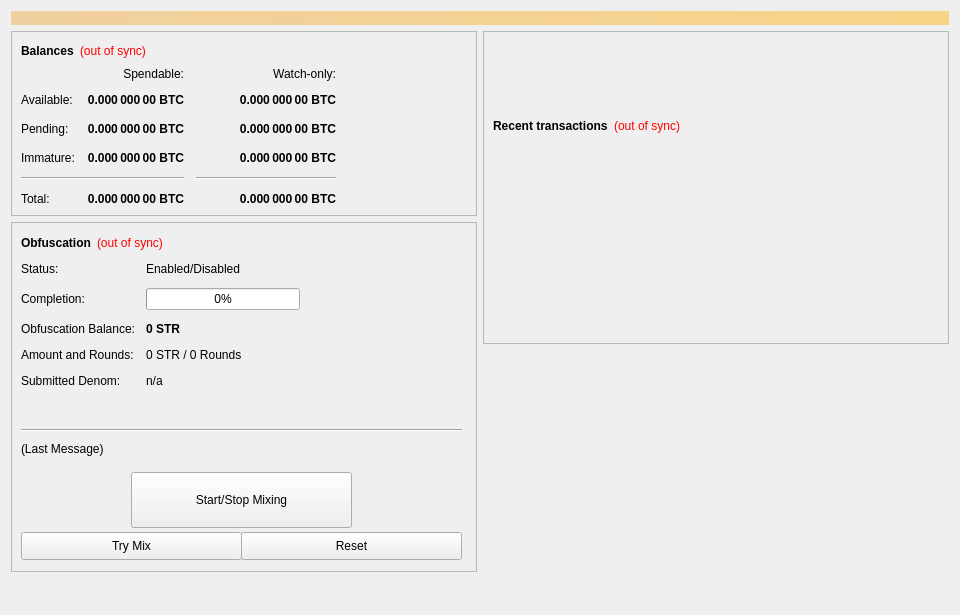
<?xml version="1.0" encoding="UTF-8"?>
<ui version="4.0">
 <class>OverviewPage</class>
 <widget class="QWidget" name="OverviewPage">
  <property name="geometry">
   <rect>
    <x>0</x>
    <y>0</y>
    <width>960</width>
    <height>615</height>
   </rect>
  </property>
  <property name="minimumSize">
   <size>
    <width>960</width>
    <height>0</height>
   </size>
  </property>
  <property name="windowTitle">
   <string>Form</string>
  </property>
  <layout class="QVBoxLayout" name="topLayout">
   <item>
    <widget class="QLabel" name="labelAlerts">
     <property name="visible">
      <bool>false</bool>
     </property>
     <property name="styleSheet">
      <string notr="true">background-color: qlineargradient(x1: 0, y1: 0, x2: 1, y2: 0, stop:0 #F0D0A0, stop:1 #F8D488); color:#000000;</string>
     </property>
     <property name="wordWrap">
      <bool>true</bool>
     </property>
     <property name="margin">
      <number>3</number>
     </property>
    </widget>
   </item>
   <item>
    <layout class="QHBoxLayout" name="horizontalLayout" stretch="1,1">
     <item>
      <layout class="QVBoxLayout" name="verticalLayout_2">
       <item>
        <widget class="QFrame" name="frame">
         <property name="frameShape">
          <enum>QFrame::StyledPanel</enum>
         </property>
         <property name="frameShadow">
          <enum>QFrame::Raised</enum>
         </property>
         <layout class="QVBoxLayout" name="verticalLayout_4">
          <item>
           <layout class="QHBoxLayout" name="horizontalLayout_4">
            <item>
             <widget class="QLabel" name="label_5">
              <property name="font">
               <font>
                <weight>75</weight>
                <bold>true</bold>
               </font>
              </property>
              <property name="text">
               <string>Balances</string>
              </property>
             </widget>
            </item>
            <item>
             <widget class="QLabel" name="labelWalletStatus">
              <property name="cursor">
               <cursorShape>WhatsThisCursor</cursorShape>
              </property>
              <property name="toolTip">
               <string>The displayed information may be out of date. Your wallet automatically synchronizes with the Starnodes network after a connection is established, but this process has not completed yet.</string>
              </property>
              <property name="styleSheet">
               <string notr="true">QLabel { color: red; }</string>
              </property>
              <property name="text">
               <string notr="true">(out of sync)</string>
              </property>
              <property name="alignment">
               <set>Qt::AlignLeading|Qt::AlignLeft|Qt::AlignVCenter</set>
              </property>
             </widget>
            </item>
            <item>
             <spacer name="horizontalSpacer_3">
              <property name="orientation">
               <enum>Qt::Horizontal</enum>
              </property>
              <property name="sizeHint" stdset="0">
               <size>
                <width>40</width>
                <height>20</height>
               </size>
              </property>
             </spacer>
            </item>
           </layout>
          </item>
          <item>
           <layout class="QGridLayout" name="gridLayout">
            <property name="spacing">
             <number>12</number>
            </property>
            <item row="2" column="2">
             <widget class="QLabel" name="labelWatchPending">
              <property name="font">
               <font>
                <weight>75</weight>
                <bold>true</bold>
               </font>
              </property>
              <property name="cursor">
               <cursorShape>IBeamCursor</cursorShape>
              </property>
              <property name="toolTip">
               <string>Unconfirmed transactions to watch-only addresses</string>
              </property>
              <property name="text">
               <string notr="true">0.000 000 00 BTC</string>
              </property>
              <property name="alignment">
               <set>Qt::AlignRight|Qt::AlignTrailing|Qt::AlignVCenter</set>
              </property>
              <property name="textInteractionFlags">
               <set>Qt::LinksAccessibleByMouse|Qt::TextSelectableByKeyboard|Qt::TextSelectableByMouse</set>
              </property>
             </widget>
            </item>
            <item row="2" column="1">
             <widget class="QLabel" name="labelUnconfirmed">
              <property name="font">
               <font>
                <weight>75</weight>
                <bold>true</bold>
               </font>
              </property>
              <property name="cursor">
               <cursorShape>IBeamCursor</cursorShape>
              </property>
              <property name="toolTip">
               <string>Total of transactions that have yet to be confirmed, and do not yet count toward the spendable balance</string>
              </property>
              <property name="text">
               <string notr="true">0.000 000 00 BTC</string>
              </property>
              <property name="alignment">
               <set>Qt::AlignRight|Qt::AlignTrailing|Qt::AlignVCenter</set>
              </property>
              <property name="textInteractionFlags">
               <set>Qt::LinksAccessibleByMouse|Qt::TextSelectableByKeyboard|Qt::TextSelectableByMouse</set>
              </property>
             </widget>
            </item>
            <item row="3" column="2">
             <widget class="QLabel" name="labelWatchImmature">
              <property name="font">
               <font>
                <weight>75</weight>
                <bold>true</bold>
               </font>
              </property>
              <property name="cursor">
               <cursorShape>IBeamCursor</cursorShape>
              </property>
              <property name="toolTip">
               <string>Staked or masternode rewards in watch-only addresses that has not yet matured</string>
              </property>
              <property name="text">
               <string notr="true">0.000 000 00 BTC</string>
              </property>
              <property name="alignment">
               <set>Qt::AlignRight|Qt::AlignTrailing|Qt::AlignVCenter</set>
              </property>
              <property name="textInteractionFlags">
               <set>Qt::LinksAccessibleByMouse|Qt::TextSelectableByKeyboard|Qt::TextSelectableByMouse</set>
              </property>
             </widget>
            </item>
            <item row="4" column="0" colspan="2">
             <widget class="Line" name="lineSpendableBalance">
              <property name="orientation">
               <enum>Qt::Horizontal</enum>
              </property>
             </widget>
            </item>
            <item row="4" column="2">
             <widget class="Line" name="lineWatchBalance">
              <property name="sizePolicy">
               <sizepolicy hsizetype="Preferred" vsizetype="Fixed">
                <horstretch>0</horstretch>
                <verstretch>0</verstretch>
               </sizepolicy>
              </property>
              <property name="minimumSize">
               <size>
                <width>140</width>
                <height>0</height>
               </size>
              </property>
              <property name="orientation">
               <enum>Qt::Horizontal</enum>
              </property>
             </widget>
            </item>
            <item row="5" column="0">
             <widget class="QLabel" name="labelTotalText">
              <property name="text">
               <string>Total:</string>
              </property>
             </widget>
            </item>
            <item row="3" column="1">
             <widget class="QLabel" name="labelImmature">
              <property name="font">
               <font>
                <weight>75</weight>
                <bold>true</bold>
               </font>
              </property>
              <property name="cursor">
               <cursorShape>IBeamCursor</cursorShape>
              </property>
              <property name="toolTip">
               <string>Staked or masternode rewards that has not yet matured</string>
              </property>
              <property name="text">
               <string notr="true">0.000 000 00 BTC</string>
              </property>
              <property name="alignment">
               <set>Qt::AlignRight|Qt::AlignTrailing|Qt::AlignVCenter</set>
              </property>
              <property name="textInteractionFlags">
               <set>Qt::LinksAccessibleByMouse|Qt::TextSelectableByKeyboard|Qt::TextSelectableByMouse</set>
              </property>
             </widget>
            </item>
            <item row="2" column="3">
             <spacer name="horizontalSpacer_2">
              <property name="orientation">
               <enum>Qt::Horizontal</enum>
              </property>
              <property name="sizeHint" stdset="0">
               <size>
                <width>40</width>
                <height>20</height>
               </size>
              </property>
             </spacer>
            </item>
            <item row="3" column="0">
             <widget class="QLabel" name="labelImmatureText">
              <property name="text">
               <string>Immature:</string>
              </property>
             </widget>
            </item>
            <item row="5" column="1">
             <widget class="QLabel" name="labelTotal">
              <property name="font">
               <font>
                <weight>75</weight>
                <bold>true</bold>
               </font>
              </property>
              <property name="cursor">
               <cursorShape>IBeamCursor</cursorShape>
              </property>
              <property name="toolTip">
               <string>Your current total balance</string>
              </property>
              <property name="text">
               <string notr="true">0.000 000 00 BTC</string>
              </property>
              <property name="alignment">
               <set>Qt::AlignRight|Qt::AlignTrailing|Qt::AlignVCenter</set>
              </property>
              <property name="textInteractionFlags">
               <set>Qt::LinksAccessibleByMouse|Qt::TextSelectableByKeyboard|Qt::TextSelectableByMouse</set>
              </property>
             </widget>
            </item>
            <item row="5" column="2">
             <widget class="QLabel" name="labelWatchTotal">
              <property name="font">
               <font>
                <weight>75</weight>
                <bold>true</bold>
               </font>
              </property>
              <property name="cursor">
               <cursorShape>IBeamCursor</cursorShape>
              </property>
              <property name="toolTip">
               <string>Current total balance in watch-only addresses</string>
              </property>
              <property name="text">
               <string notr="true">0.000 000 00 BTC</string>
              </property>
              <property name="alignment">
               <set>Qt::AlignRight|Qt::AlignTrailing|Qt::AlignVCenter</set>
              </property>
              <property name="textInteractionFlags">
               <set>Qt::LinksAccessibleByMouse|Qt::TextSelectableByKeyboard|Qt::TextSelectableByMouse</set>
              </property>
             </widget>
            </item>
            <item row="0" column="2">
             <widget class="QLabel" name="labelWatchonly">
              <property name="text">
               <string>Watch-only:</string>
              </property>
              <property name="alignment">
               <set>Qt::AlignRight|Qt::AlignTrailing|Qt::AlignVCenter</set>
              </property>
             </widget>
            </item>
            <item row="1" column="0">
             <widget class="QLabel" name="labelBalanceText">
              <property name="text">
               <string>Available:</string>
              </property>
             </widget>
            </item>
            <item row="1" column="1">
             <widget class="QLabel" name="labelBalance">
              <property name="font">
               <font>
                <weight>75</weight>
                <bold>true</bold>
               </font>
              </property>
              <property name="cursor">
               <cursorShape>IBeamCursor</cursorShape>
              </property>
              <property name="toolTip">
               <string>Your current spendable balance</string>
              </property>
              <property name="text">
               <string notr="true">0.000 000 00 BTC</string>
              </property>
              <property name="alignment">
               <set>Qt::AlignRight|Qt::AlignTrailing|Qt::AlignVCenter</set>
              </property>
              <property name="textInteractionFlags">
               <set>Qt::LinksAccessibleByMouse|Qt::TextSelectableByKeyboard|Qt::TextSelectableByMouse</set>
              </property>
             </widget>
            </item>
            <item row="1" column="2">
             <widget class="QLabel" name="labelWatchAvailable">
              <property name="font">
               <font>
                <weight>75</weight>
                <bold>true</bold>
               </font>
              </property>
              <property name="cursor">
               <cursorShape>IBeamCursor</cursorShape>
              </property>
              <property name="toolTip">
               <string>Your current balance in watch-only addresses</string>
              </property>
              <property name="text">
               <string notr="true">0.000 000 00 BTC</string>
              </property>
              <property name="alignment">
               <set>Qt::AlignRight|Qt::AlignTrailing|Qt::AlignVCenter</set>
              </property>
              <property name="textInteractionFlags">
               <set>Qt::LinksAccessibleByMouse|Qt::TextSelectableByKeyboard|Qt::TextSelectableByMouse</set>
              </property>
             </widget>
            </item>
            <item row="2" column="0">
             <widget class="QLabel" name="labelPendingText">
              <property name="text">
               <string>Pending:</string>
              </property>
             </widget>
            </item>
            <item row="0" column="1">
             <widget class="QLabel" name="labelSpendable">
              <property name="text">
               <string>Spendable:</string>
              </property>
              <property name="alignment">
               <set>Qt::AlignRight|Qt::AlignTrailing|Qt::AlignVCenter</set>
              </property>
             </widget>
            </item>
           </layout>
          </item>
         </layout>
        </widget>
       </item>
       <item>
        <widget class="QFrame" name="frameObfuscation">
         <property name="minimumSize">
          <size>
           <width>0</width>
           <height>350</height>
          </size>
         </property>
         <property name="layoutDirection">
          <enum>Qt::LeftToRight</enum>
         </property>
         <property name="frameShape">
          <enum>QFrame::StyledPanel</enum>
         </property>
         <property name="frameShadow">
          <enum>QFrame::Raised</enum>
         </property>
         <widget class="QWidget" name="formLayoutWidget">
          <property name="geometry">
           <rect>
            <x>10</x>
            <y>40</y>
            <width>451</width>
            <height>161</height>
           </rect>
          </property>
          <layout class="QFormLayout" name="formLayout">
           <property name="fieldGrowthPolicy">
            <enum>QFormLayout::AllNonFixedFieldsGrow</enum>
           </property>
           <property name="horizontalSpacing">
            <number>11</number>
           </property>
           <property name="verticalSpacing">
            <number>12</number>
           </property>
           <item row="0" column="0">
            <widget class="QLabel" name="label_6">
             <property name="text">
              <string>Status:</string>
             </property>
            </widget>
           </item>
           <item row="1" column="0">
            <widget class="QLabel" name="label_7">
             <property name="text">
              <string>Completion:</string>
             </property>
            </widget>
           </item>
           <item row="1" column="1">
            <widget class="QProgressBar" name="obfuscationProgress">
             <property name="maximumSize">
              <size>
               <width>154</width>
               <height>16777215</height>
              </size>
             </property>
             <property name="value">
              <number>0</number>
             </property>
            </widget>
           </item>
           <item row="2" column="0">
            <widget class="QLabel" name="labelAnonymizedText">
             <property name="text">
              <string>Obfuscation Balance:</string>
             </property>
            </widget>
           </item>
           <item row="2" column="1">
            <widget class="QLabel" name="labelAnonymized">
             <property name="font">
              <font>
               <weight>75</weight>
               <bold>true</bold>
              </font>
             </property>
             <property name="text">
              <string notr="true">0 STR</string>
             </property>
            </widget>
           </item>
           <item row="3" column="0">
            <widget class="QLabel" name="label_8">
             <property name="text">
              <string>Amount and Rounds:</string>
             </property>
            </widget>
           </item>
           <item row="3" column="1">
            <widget class="QLabel" name="labelAmountRounds">
             <property name="text">
              <string>0 STR / 0 Rounds</string>
             </property>
            </widget>
           </item>
           <item row="4" column="0">
            <widget class="QLabel" name="label_9">
             <property name="text">
              <string>Submitted Denom:</string>
             </property>
            </widget>
           </item>
           <item row="4" column="1">
            <widget class="QLabel" name="labelSubmittedDenom">
             <property name="toolTip">
              <string>The denominations you submitted to the Masternode.&lt;br&gt;To mix, other users must submit the exact same denominations.</string>
             </property>
             <property name="text">
              <string>n/a</string>
             </property>
            </widget>
           </item>
           <item row="0" column="1">
            <widget class="QLabel" name="obfuscationEnabled">
             <property name="text">
              <string>Enabled/Disabled</string>
             </property>
            </widget>
           </item>
          </layout>
         </widget>
         <widget class="QPushButton" name="runAutoDenom">
          <property name="geometry">
           <rect>
            <x>251</x>
            <y>17</y>
            <width>1</width>
            <height>1</height>
           </rect>
          </property>
          <property name="palette">
           <palette>
            <active>
             <colorrole role="WindowText">
              <brush brushstyle="SolidPattern">
               <color alpha="255">
                <red>0</red>
                <green>0</green>
                <blue>0</blue>
               </color>
              </brush>
             </colorrole>
             <colorrole role="Button">
              <brush brushstyle="SolidPattern">
               <color alpha="255">
                <red>239</red>
                <green>238</green>
                <blue>238</blue>
               </color>
              </brush>
             </colorrole>
             <colorrole role="Light">
              <brush brushstyle="SolidPattern">
               <color alpha="255">
                <red>255</red>
                <green>255</green>
                <blue>255</blue>
               </color>
              </brush>
             </colorrole>
             <colorrole role="Midlight">
              <brush brushstyle="SolidPattern">
               <color alpha="255">
                <red>247</red>
                <green>246</green>
                <blue>246</blue>
               </color>
              </brush>
             </colorrole>
             <colorrole role="Dark">
              <brush brushstyle="SolidPattern">
               <color alpha="255">
                <red>119</red>
                <green>119</green>
                <blue>119</blue>
               </color>
              </brush>
             </colorrole>
             <colorrole role="Mid">
              <brush brushstyle="SolidPattern">
               <color alpha="255">
                <red>159</red>
                <green>159</green>
                <blue>159</blue>
               </color>
              </brush>
             </colorrole>
             <colorrole role="Text">
              <brush brushstyle="SolidPattern">
               <color alpha="255">
                <red>0</red>
                <green>0</green>
                <blue>0</blue>
               </color>
              </brush>
             </colorrole>
             <colorrole role="BrightText">
              <brush brushstyle="SolidPattern">
               <color alpha="255">
                <red>255</red>
                <green>255</green>
                <blue>255</blue>
               </color>
              </brush>
             </colorrole>
             <colorrole role="ButtonText">
              <brush brushstyle="SolidPattern">
               <color alpha="255">
                <red>0</red>
                <green>0</green>
                <blue>0</blue>
               </color>
              </brush>
             </colorrole>
             <colorrole role="Base">
              <brush brushstyle="SolidPattern">
               <color alpha="255">
                <red>255</red>
                <green>255</green>
                <blue>255</blue>
               </color>
              </brush>
             </colorrole>
             <colorrole role="Window">
              <brush brushstyle="SolidPattern">
               <color alpha="255">
                <red>239</red>
                <green>238</green>
                <blue>238</blue>
               </color>
              </brush>
             </colorrole>
             <colorrole role="Shadow">
              <brush brushstyle="SolidPattern">
               <color alpha="255">
                <red>0</red>
                <green>0</green>
                <blue>0</blue>
               </color>
              </brush>
             </colorrole>
             <colorrole role="AlternateBase">
              <brush brushstyle="SolidPattern">
               <color alpha="255">
                <red>247</red>
                <green>246</green>
                <blue>246</blue>
               </color>
              </brush>
             </colorrole>
             <colorrole role="ToolTipBase">
              <brush brushstyle="SolidPattern">
               <color alpha="255">
                <red>255</red>
                <green>255</green>
                <blue>220</blue>
               </color>
              </brush>
             </colorrole>
             <colorrole role="ToolTipText">
              <brush brushstyle="SolidPattern">
               <color alpha="255">
                <red>0</red>
                <green>0</green>
                <blue>0</blue>
               </color>
              </brush>
             </colorrole>
            </active>
            <inactive>
             <colorrole role="WindowText">
              <brush brushstyle="SolidPattern">
               <color alpha="255">
                <red>0</red>
                <green>0</green>
                <blue>0</blue>
               </color>
              </brush>
             </colorrole>
             <colorrole role="Button">
              <brush brushstyle="SolidPattern">
               <color alpha="255">
                <red>239</red>
                <green>238</green>
                <blue>238</blue>
               </color>
              </brush>
             </colorrole>
             <colorrole role="Light">
              <brush brushstyle="SolidPattern">
               <color alpha="255">
                <red>255</red>
                <green>255</green>
                <blue>255</blue>
               </color>
              </brush>
             </colorrole>
             <colorrole role="Midlight">
              <brush brushstyle="SolidPattern">
               <color alpha="255">
                <red>247</red>
                <green>246</green>
                <blue>246</blue>
               </color>
              </brush>
             </colorrole>
             <colorrole role="Dark">
              <brush brushstyle="SolidPattern">
               <color alpha="255">
                <red>119</red>
                <green>119</green>
                <blue>119</blue>
               </color>
              </brush>
             </colorrole>
             <colorrole role="Mid">
              <brush brushstyle="SolidPattern">
               <color alpha="255">
                <red>159</red>
                <green>159</green>
                <blue>159</blue>
               </color>
              </brush>
             </colorrole>
             <colorrole role="Text">
              <brush brushstyle="SolidPattern">
               <color alpha="255">
                <red>0</red>
                <green>0</green>
                <blue>0</blue>
               </color>
              </brush>
             </colorrole>
             <colorrole role="BrightText">
              <brush brushstyle="SolidPattern">
               <color alpha="255">
                <red>255</red>
                <green>255</green>
                <blue>255</blue>
               </color>
              </brush>
             </colorrole>
             <colorrole role="ButtonText">
              <brush brushstyle="SolidPattern">
               <color alpha="255">
                <red>0</red>
                <green>0</green>
                <blue>0</blue>
               </color>
              </brush>
             </colorrole>
             <colorrole role="Base">
              <brush brushstyle="SolidPattern">
               <color alpha="255">
                <red>255</red>
                <green>255</green>
                <blue>255</blue>
               </color>
              </brush>
             </colorrole>
             <colorrole role="Window">
              <brush brushstyle="SolidPattern">
               <color alpha="255">
                <red>239</red>
                <green>238</green>
                <blue>238</blue>
               </color>
              </brush>
             </colorrole>
             <colorrole role="Shadow">
              <brush brushstyle="SolidPattern">
               <color alpha="255">
                <red>0</red>
                <green>0</green>
                <blue>0</blue>
               </color>
              </brush>
             </colorrole>
             <colorrole role="AlternateBase">
              <brush brushstyle="SolidPattern">
               <color alpha="255">
                <red>247</red>
                <green>246</green>
                <blue>246</blue>
               </color>
              </brush>
             </colorrole>
             <colorrole role="ToolTipBase">
              <brush brushstyle="SolidPattern">
               <color alpha="255">
                <red>255</red>
                <green>255</green>
                <blue>220</blue>
               </color>
              </brush>
             </colorrole>
             <colorrole role="ToolTipText">
              <brush brushstyle="SolidPattern">
               <color alpha="255">
                <red>0</red>
                <green>0</green>
                <blue>0</blue>
               </color>
              </brush>
             </colorrole>
            </inactive>
            <disabled>
             <colorrole role="WindowText">
              <brush brushstyle="SolidPattern">
               <color alpha="255">
                <red>119</red>
                <green>119</green>
                <blue>119</blue>
               </color>
              </brush>
             </colorrole>
             <colorrole role="Button">
              <brush brushstyle="SolidPattern">
               <color alpha="255">
                <red>239</red>
                <green>238</green>
                <blue>238</blue>
               </color>
              </brush>
             </colorrole>
             <colorrole role="Light">
              <brush brushstyle="SolidPattern">
               <color alpha="255">
                <red>255</red>
                <green>255</green>
                <blue>255</blue>
               </color>
              </brush>
             </colorrole>
             <colorrole role="Midlight">
              <brush brushstyle="SolidPattern">
               <color alpha="255">
                <red>247</red>
                <green>246</green>
                <blue>246</blue>
               </color>
              </brush>
             </colorrole>
             <colorrole role="Dark">
              <brush brushstyle="SolidPattern">
               <color alpha="255">
                <red>119</red>
                <green>119</green>
                <blue>119</blue>
               </color>
              </brush>
             </colorrole>
             <colorrole role="Mid">
              <brush brushstyle="SolidPattern">
               <color alpha="255">
                <red>159</red>
                <green>159</green>
                <blue>159</blue>
               </color>
              </brush>
             </colorrole>
             <colorrole role="Text">
              <brush brushstyle="SolidPattern">
               <color alpha="255">
                <red>119</red>
                <green>119</green>
                <blue>119</blue>
               </color>
              </brush>
             </colorrole>
             <colorrole role="BrightText">
              <brush brushstyle="SolidPattern">
               <color alpha="255">
                <red>255</red>
                <green>255</green>
                <blue>255</blue>
               </color>
              </brush>
             </colorrole>
             <colorrole role="ButtonText">
              <brush brushstyle="SolidPattern">
               <color alpha="255">
                <red>119</red>
                <green>119</green>
                <blue>119</blue>
               </color>
              </brush>
             </colorrole>
             <colorrole role="Base">
              <brush brushstyle="SolidPattern">
               <color alpha="255">
                <red>239</red>
                <green>238</green>
                <blue>238</blue>
               </color>
              </brush>
             </colorrole>
             <colorrole role="Window">
              <brush brushstyle="SolidPattern">
               <color alpha="255">
                <red>239</red>
                <green>238</green>
                <blue>238</blue>
               </color>
              </brush>
             </colorrole>
             <colorrole role="Shadow">
              <brush brushstyle="SolidPattern">
               <color alpha="255">
                <red>0</red>
                <green>0</green>
                <blue>0</blue>
               </color>
              </brush>
             </colorrole>
             <colorrole role="AlternateBase">
              <brush brushstyle="SolidPattern">
               <color alpha="255">
                <red>239</red>
                <green>238</green>
                <blue>238</blue>
               </color>
              </brush>
             </colorrole>
             <colorrole role="ToolTipBase">
              <brush brushstyle="SolidPattern">
               <color alpha="255">
                <red>255</red>
                <green>255</green>
                <blue>220</blue>
               </color>
              </brush>
             </colorrole>
             <colorrole role="ToolTipText">
              <brush brushstyle="SolidPattern">
               <color alpha="255">
                <red>0</red>
                <green>0</green>
                <blue>0</blue>
               </color>
              </brush>
             </colorrole>
            </disabled>
           </palette>
          </property>
          <property name="focusPolicy">
           <enum>Qt::NoFocus</enum>
          </property>
          <property name="autoFillBackground">
           <bool>true</bool>
          </property>
          <property name="text">
           <string/>
          </property>
          <property name="flat">
           <bool>true</bool>
          </property>
         </widget>
         <widget class="QPushButton" name="toggleObfuscation">
          <property name="geometry">
           <rect>
            <x>120</x>
            <y>250</y>
            <width>221</width>
            <height>56</height>
           </rect>
          </property>
          <property name="sizePolicy">
           <sizepolicy hsizetype="MinimumExpanding" vsizetype="Fixed">
            <horstretch>0</horstretch>
            <verstretch>0</verstretch>
           </sizepolicy>
          </property>
          <property name="text">
           <string>Start/Stop Mixing</string>
          </property>
         </widget>
         <widget class="Line" name="lineLastMessage">
          <property name="geometry">
           <rect>
            <x>10</x>
            <y>200</y>
            <width>441</width>
            <height>16</height>
           </rect>
          </property>
          <property name="orientation">
           <enum>Qt::Horizontal</enum>
          </property>
         </widget>
         <widget class="QLabel" name="obfuscationStatus">
          <property name="geometry">
           <rect>
            <x>10</x>
            <y>220</y>
            <width>451</width>
            <height>61</height>
           </rect>
          </property>
          <property name="minimumSize">
           <size>
            <width>288</width>
            <height>43</height>
           </size>
          </property>
          <property name="text">
           <string>(Last Message)</string>
          </property>
          <property name="alignment">
           <set>Qt::AlignLeading|Qt::AlignLeft|Qt::AlignTop</set>
          </property>
          <property name="wordWrap">
           <bool>true</bool>
          </property>
         </widget>
         <widget class="QPushButton" name="obfuscationAuto">
          <property name="geometry">
           <rect>
            <x>10</x>
            <y>310</y>
            <width>221</width>
            <height>28</height>
           </rect>
          </property>
          <property name="sizePolicy">
           <sizepolicy hsizetype="MinimumExpanding" vsizetype="Fixed">
            <horstretch>0</horstretch>
            <verstretch>0</verstretch>
           </sizepolicy>
          </property>
          <property name="toolTip">
           <string>Try to manually submit a Obfuscation request.</string>
          </property>
          <property name="text">
           <string>Try Mix</string>
          </property>
         </widget>
         <widget class="QPushButton" name="obfuscationReset">
          <property name="geometry">
           <rect>
            <x>230</x>
            <y>310</y>
            <width>221</width>
            <height>28</height>
           </rect>
          </property>
          <property name="sizePolicy">
           <sizepolicy hsizetype="MinimumExpanding" vsizetype="Fixed">
            <horstretch>0</horstretch>
            <verstretch>0</verstretch>
           </sizepolicy>
          </property>
          <property name="toolTip">
           <string>Reset the current status of Obfuscation (can interrupt Obfuscation if it's in the process of Mixing, which can cost you money!)</string>
          </property>
          <property name="autoFillBackground">
           <bool>false</bool>
          </property>
          <property name="text">
           <string>Reset</string>
          </property>
         </widget>
         <widget class="QWidget" name="layoutWidget">
          <property name="geometry">
           <rect>
            <x>10</x>
            <y>10</y>
            <width>431</width>
            <height>22</height>
           </rect>
          </property>
          <layout class="QHBoxLayout" name="horizontalLayout_5">
           <item>
            <widget class="QLabel" name="label_2">
             <property name="font">
              <font>
               <weight>75</weight>
               <bold>true</bold>
              </font>
             </property>
             <property name="text">
              <string>Obfuscation</string>
             </property>
            </widget>
           </item>
           <item>
            <widget class="QLabel" name="labelObfuscationSyncStatus">
             <property name="toolTip">
              <string>The displayed information may be out of date. Your wallet automatically synchronizes with the Starnodes network after a connection is established, but this process has not completed yet.</string>
             </property>
             <property name="styleSheet">
              <string notr="true">QLabel { color: red; }</string>
             </property>
             <property name="text">
              <string notr="true">(out of sync)</string>
             </property>
             <property name="alignment">
              <set>Qt::AlignLeading|Qt::AlignLeft|Qt::AlignVCenter</set>
             </property>
            </widget>
           </item>
           <item>
            <spacer name="horizontalSpacer_4">
             <property name="orientation">
              <enum>Qt::Horizontal</enum>
             </property>
             <property name="sizeHint" stdset="0">
              <size>
               <width>40</width>
               <height>20</height>
              </size>
             </property>
            </spacer>
           </item>
          </layout>
         </widget>
        </widget>
       </item>
       <item>
        <spacer name="verticalSpacer">
         <property name="orientation">
          <enum>Qt::Vertical</enum>
         </property>
         <property name="sizeHint" stdset="0">
          <size>
           <width>20</width>
           <height>40</height>
          </size>
         </property>
        </spacer>
       </item>
      </layout>
     </item>
     <item>
      <layout class="QVBoxLayout" name="verticalLayout_3">
       <item>
        <widget class="QFrame" name="frame_2">
         <property name="frameShape">
          <enum>QFrame::StyledPanel</enum>
         </property>
         <property name="frameShadow">
          <enum>QFrame::Raised</enum>
         </property>
         <layout class="QVBoxLayout" name="verticalLayout">
          <item>
           <spacer name="verticalSpacer_3">
            <property name="orientation">
             <enum>Qt::Vertical</enum>
            </property>
            <property name="sizeType">
             <enum>QSizePolicy::Fixed</enum>
            </property>
            <property name="sizeHint" stdset="0">
             <size>
              <width>20</width>
              <height>75</height>
             </size>
            </property>
           </spacer>
          </item>
          <item>
           <layout class="QHBoxLayout" name="horizontalLayout_2">
            <item>
             <widget class="QLabel" name="label_4">
              <property name="font">
               <font>
                <weight>75</weight>
                <bold>true</bold>
               </font>
              </property>
              <property name="text">
               <string>Recent transactions</string>
              </property>
             </widget>
            </item>
            <item>
             <widget class="QLabel" name="labelTransactionsStatus">
              <property name="cursor">
               <cursorShape>WhatsThisCursor</cursorShape>
              </property>
              <property name="toolTip">
               <string>The displayed information may be out of date. Your wallet automatically synchronizes with the Starnodes network after a connection is established, but this process has not completed yet.</string>
              </property>
              <property name="styleSheet">
               <string notr="true">QLabel { color: red; }</string>
              </property>
              <property name="text">
               <string notr="true">(out of sync)</string>
              </property>
              <property name="alignment">
               <set>Qt::AlignRight|Qt::AlignTrailing|Qt::AlignVCenter</set>
              </property>
             </widget>
            </item>
            <item>
             <spacer name="horizontalSpacer">
              <property name="orientation">
               <enum>Qt::Horizontal</enum>
              </property>
              <property name="sizeHint" stdset="0">
               <size>
                <width>40</width>
                <height>20</height>
               </size>
              </property>
             </spacer>
            </item>
           </layout>
          </item>
          <item>
           <widget class="QListView" name="listTransactions">
            <property name="styleSheet">
             <string notr="true">QListView { background: transparent; }</string>
            </property>
            <property name="frameShape">
             <enum>QFrame::NoFrame</enum>
            </property>
            <property name="verticalScrollBarPolicy">
             <enum>Qt::ScrollBarAlwaysOff</enum>
            </property>
            <property name="horizontalScrollBarPolicy">
             <enum>Qt::ScrollBarAlwaysOff</enum>
            </property>
            <property name="selectionMode">
             <enum>QAbstractItemView::NoSelection</enum>
            </property>
           </widget>
          </item>
         </layout>
        </widget>
       </item>
       <item>
        <spacer name="verticalSpacer_2">
         <property name="orientation">
          <enum>Qt::Vertical</enum>
         </property>
         <property name="sizeType">
          <enum>QSizePolicy::Expanding</enum>
         </property>
         <property name="sizeHint" stdset="0">
          <size>
           <width>20</width>
           <height>40</height>
          </size>
         </property>
        </spacer>
       </item>
      </layout>
     </item>
    </layout>
   </item>
  </layout>
 </widget>
 <resources/>
 <connections/>
</ui>
